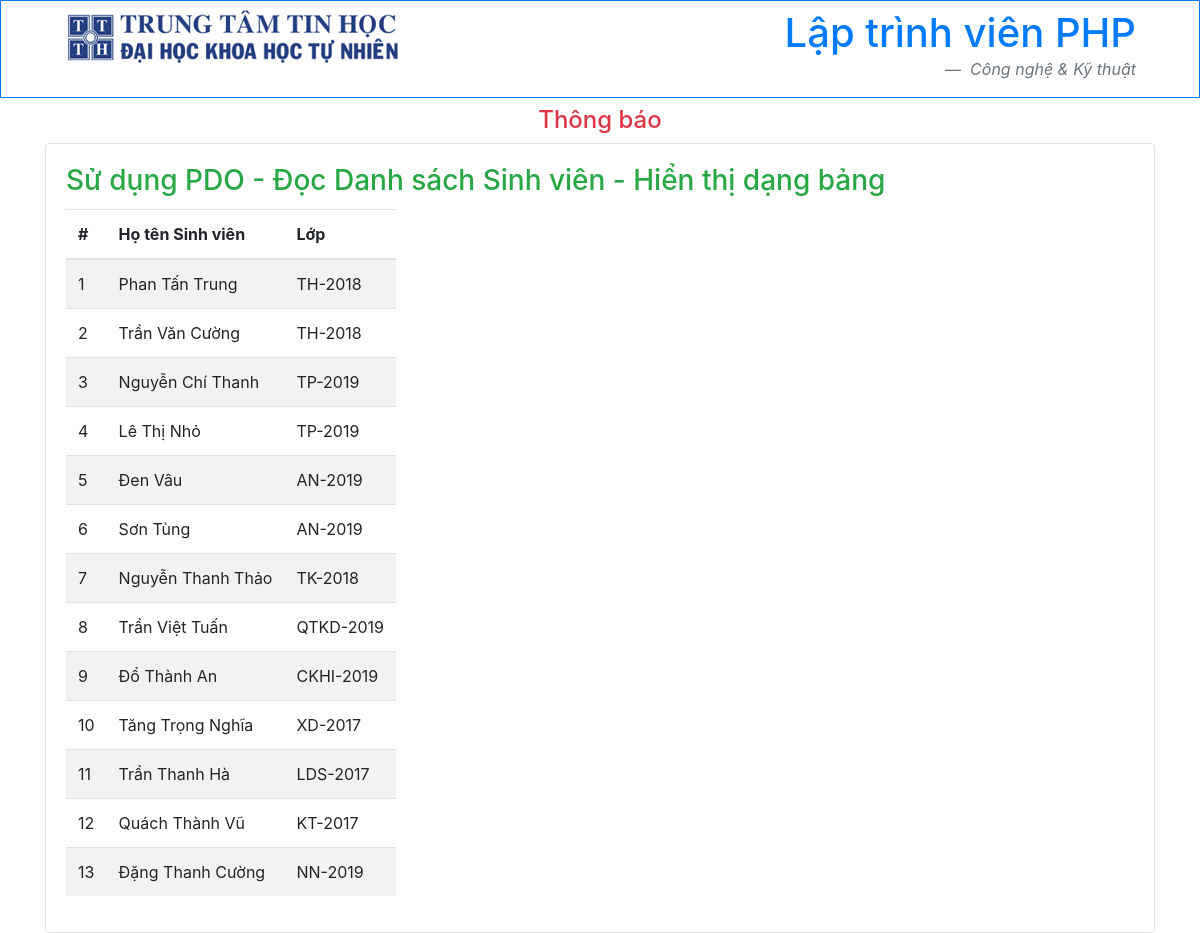
Screenshot of /Buoi13/Bai_04_PDO/ds_Sinh_vien.php with the database file from the repository.
### tables this page shows
CREATE TABLE IF NOT EXISTS `sinhvien` (
  `masv` int(10) NOT NULL AUTO_INCREMENT,
  `makhoa` int(11) NOT NULL,
  `tensv` varchar(50) NOT NULL,
  `lop` varchar(50) NOT NULL,
  PRIMARY KEY (`masv`),
  KEY `makhoa` (`makhoa`)
);

### Buoi13/Bai_04_PDO/ds_Sinh_vien.php (the view, shortened to what this page needs)
<!doctype html>
<html lang="en">
<head>
    <link rel="stylesheet" href="https://stackpath.bootstrapcdn.com/bootstrap/4.1.3/css/bootstrap.min.css"
>
</head>
<?php
    require_once('XL_Ket_noi.php');
    $chuoiSQL = "SELECT *
                FROM sinhvien";
    $sta = $conn->prepare($chuoiSQL);
    $sta->execute();
    $ds_Sinh_vien = $sta->fetchAll(PDO::FETCH_ASSOC);
?>
<body>
    <div class="container-fluid">
        <div class="row">
            <div class="col-12 border border-primary pt-2">
                <img src="images/logoT3h.png" class="img-fluid float-left ml-5" alt="Lập trình viên PHP">
                <blockquote class="blockquote text-right mr-5">
                    <h1 class="mb-0 text-primary">Lập trình viên PHP</h1>
                    <footer class="blockquote-footer"> <cite title="Source Title">Công nghệ & Kỹ thuật </cite></footer>
                </blockquote>
            </div>
        </div>
    </div>
    <div class="container text-center text-danger">
        <div class="row">
            <div class="col-12 mt-2">
                <h4>Thông báo</h4>
            </div>
        </div>
    </div>
    <div class="container">
        <div class="row">
            <div class="col-12">
                <div class="card border">
                    <div class="card-body">
                        <h3 class="card-title text-success">Sử dụng PDO - Đọc Danh sách Sinh viên - Hiển thị dạng bảng</h3>
                        <table class="table table-striped table-inverse table-responsive mt-2">
                            <thead class="thead-inverse">
                                <tr>
                                    <th nowrap>#</th>
                                    <th nowrap>Họ tên Sinh viên </th>
                                    <th nowrap>Lớp</th>
                                </tr>
                            </thead>
                            <tbody>
                            <?php
                            if(count($ds_Sinh_vien)>0){
                                foreach($ds_Sinh_vien as $sv){
                            ?>
                                <tr>
                                    <td scope="row"><?php echo $sv["masv"]; ?></td>
                                    <td><?php echo $sv["tensv"]; ?></td>
                                    <td><?php echo $sv["lop"]; ?></td>
                                </tr>
                            <?php
                                }
                            }
                            ?>
                            </tbody>
                        </table>
                    </div>
                </div>
            </div>
        </div>
    </div>
</body>
</html>

### rows the page displays
sinhvien: masv "1", tensv "Phan Tấn Trung", lop "TH-2018"
sinhvien: masv "2", tensv "Trần Văn Cường", lop "TH-2018"
sinhvien: masv "3", tensv "Nguyễn Chí Thanh", lop "TP-2019"
sinhvien: masv "4", tensv "Lê Thị Nhỏ", lop "TP-2019"
sinhvien: masv "5", tensv "Đen Vâu", lop "AN-2019"
sinhvien: masv "6", tensv "Sơn Tùng", lop "AN-2019"
sinhvien: masv "7", tensv "Nguyễn Thanh Thảo", lop "TK-2018"
sinhvien: masv "8", tensv "Trần Việt Tuấn", lop "QTKD-2019"
sinhvien: masv "9", tensv "Đổ Thành An", lop "CKHI-2019"
sinhvien: masv "10", tensv "Tăng Trọng Nghĩa", lop "XD-2017"
sinhvien: masv "11", tensv "Trần Thanh Hà", lop "LDS-2017"
sinhvien: masv "12", tensv "Quách Thành Vũ", lop "KT-2017"
sinhvien: masv "13", tensv "Đặng Thanh Cường", lop "NN-2019"
